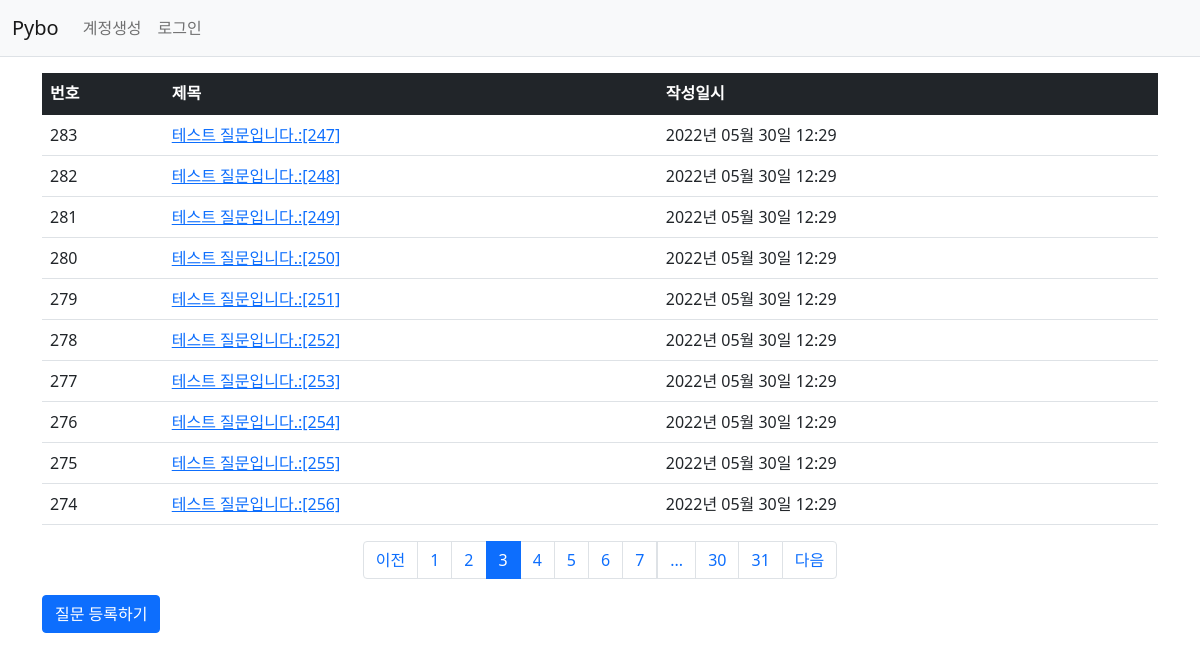
Screenshot of /question/list/?page=3 with the database file from the repository.
### pybo/models.py (models this page shows)
class Question(db.Model):
    id = db.Column(db.Integer, primary_key=True)
    subject = db.Column(db.String(200), nullable=False)
    content = db.Column(db.Text(), nullable=False)
    create_date = db.Column(db.DateTime(), nullable=False)

### pybo/views/question_views.py (the view)
@bp.route('/list/')
def _list():
    page = request.args.get('page', type=int, default=1)
    question_list = Question.query.order_by(Question.create_date.desc())
    question_list = question_list.paginate(page, per_page=10)
    return render_template('question/question_list.html', question_list=question_list)

### pybo/filter.py (called while the page is built)
def format_datetime(value, fmt='%Y년 %m월 %d일 %H:%M'):
    return value.strftime(fmt)

### pybo/views/auth_views.py (called while the page is built)
@bp.before_app_request
def load_logged_in_user():
    user_id = session.get('user_id')
    if user_id is None:
        g.user = None
    else:
        g.user = User.query.get(user_id)

### pybo/templates/question/question_list.html (shortened to what this page needs)
{% extends 'base.html' %}
{% block content %}
<div class="container my-3">
    <table class="table">
        <thead>
        <tr class="table-dark">
            <th>번호</th>
            <th>제목</th>
            <th>작성일시</th>
        </tr>
        </thead>
        <tbody>
        {% if question_list %}
        {% for question in question_list.items %}
        <tr>
            <td>{{ question_list.total - ((question_list.page - 1) * question_list.per_page) - loop.index0 }}</td>
            <td>
                <a href="{{ url_for('question.detail', question_id=question.id) }}">{{ question.subject }}</a>
            </td>
            <td>{{ question.create_date|datetime }}</td>
        </tr>
        {% endfor %}
        {% else %}
        <tr>
            <td colspan="3">질문이 없습니다.</td>
        </tr>
        {% endif %}
        </tbody>
    </table>
    <ul class="pagination justify-content-center">
        {% if question_list.has_prev %}
        <li class="page-item">
            <a class="page-link" href="?page={{ question_list.prev_num }}">이전</a>
        </li>
        {% else %}
        <li class="page-item disabled">
            <a class="page-link" tabindex="-1" aria-disabled="true" href="#">이전</a>
        </li>
        {% endif %}
        {% for page_num in question_list.iter_pages() %}
            {% if page_num %}
                {% if page_num != question_list.page %}
                <li class="page-item">
                    <a class="page-link" href="?page={{ page_num }}">{{ page_num }}</a>
                </li>
                {% else %}
                <li class="page-item active" aria-current="page">
                    <a class="page-link" href="#">{{ page_num }}</a>
                </li>
                {% endif %}
            {% else %}
                <li class="disabled">
                    <a class="page-link" href="#">...</a>
                </li>
            {% endif %}
        {% endfor %}
        {% if question_list.has_next %}
        <li class="page-item">
            <a class="page-link" href="?page={{ question_list.next_num }}">다음</a>
        </li>
        {% else %}
        <li class="page-item disabled">
            <a class="page-link" tabindex="-1" aria-disabled="true" href="#">다음</a>
        </li>
        {% endif %}
    </ul>
    <a href="{{ url_for('question.create') }}" class="btn btn-primary">질문 등록하기</a>
</div>
{% endblock %}

### rows the page displays
Question: total "283", subject "테스트 질문입니다.:[247]", create_date "2022년 05월 30일 12:29"
Question: total "282", subject "테스트 질문입니다.:[248]", create_date "2022년 05월 30일 12:29"
Question: total "281", subject "테스트 질문입니다.:[249]", create_date "2022년 05월 30일 12:29"
Question: total "280", subject "테스트 질문입니다.:[250]", create_date "2022년 05월 30일 12:29"
Question: total "279", subject "테스트 질문입니다.:[251]", create_date "2022년 05월 30일 12:29"
Question: total "278", subject "테스트 질문입니다.:[252]", create_date "2022년 05월 30일 12:29"
Question: total "277", subject "테스트 질문입니다.:[253]", create_date "2022년 05월 30일 12:29"
Question: total "276", subject "테스트 질문입니다.:[254]", create_date "2022년 05월 30일 12:29"
Question: total "275", subject "테스트 질문입니다.:[255]", create_date "2022년 05월 30일 12:29"
Question: total "274", subject "테스트 질문입니다.:[256]", create_date "2022년 05월 30일 12:29"

### other values shown
{{ page_num }} "1" "2" "4" "5" "6" "7" "30" "31"
{{ page_num }} "3"
